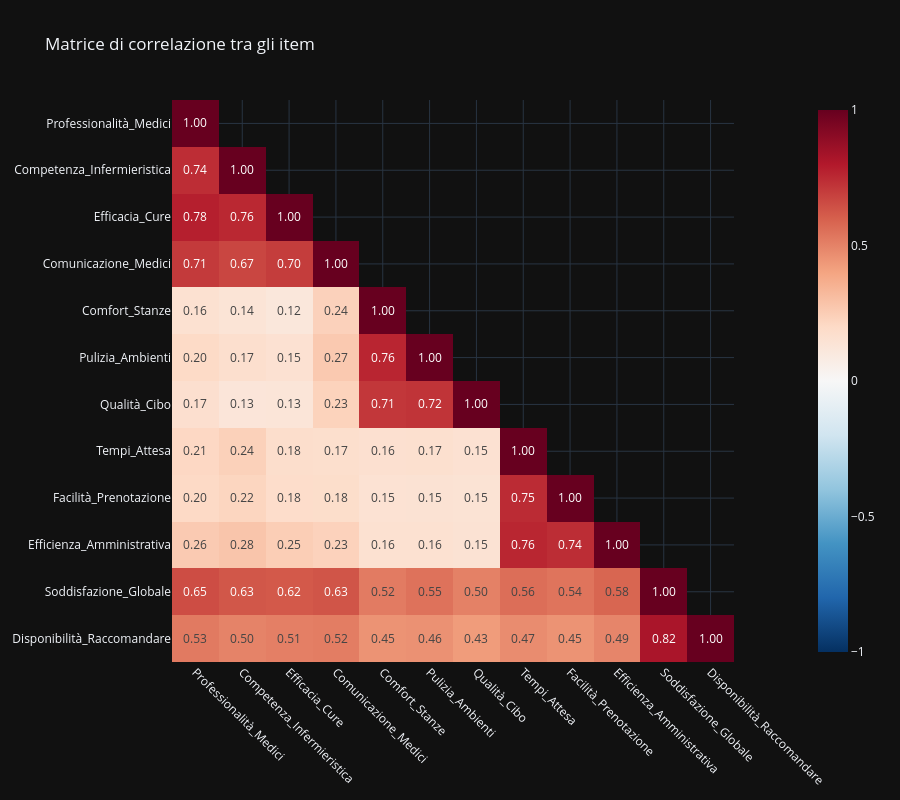

Write notebook code for a chart like this one.
### Markdown cell above
*Analisi di correlazione*

### Code cell
#item_cols = [col for col in df.columns if col.startswith("item")] #SE AVESSERO UNA SIMILIRITÀ NEL NOME, ALTRIMENTI SI POSSONO ELENCARE MANUALMENTE
item_cols = ['Professionalità_Medici', 'Competenza_Infermieristica',
       'Efficacia_Cure', 'Comunicazione_Medici', 'Comfort_Stanze',
       'Pulizia_Ambienti', 'Qualità_Cibo', 'Tempi_Attesa',
       'Facilità_Prenotazione', 'Efficienza_Amministrativa',
       'Soddisfazione_Globale', 'Disponibilità_Raccomandare']

corr = df[item_cols].corr()
corr_mask = corr.where(np.tril(np.ones(corr.shape, dtype=bool)))  # solo triangolo inferiore

fig = px.imshow(corr_mask, text_auto=".2f", color_continuous_scale="RdBu_r",
                zmin=-1, zmax=1, template="plotly_dark",
                title="Matrice di correlazione tra gli item")
fig.update_layout(width=900, height=800)
fig.update_xaxes(tickangle=45)
fig.show()

### Figure 1 — Plotly figure (JSON) as saved in the notebook; plotly's stock layout.template omitted (floating-point values rounded to 4 significant figures; data arrays with more than 128 entries replaced by an {"elided": "..."} marker saying what was removed)
{"data": [{"coloraxis": "coloraxis", "hovertemplate": "x: %{x}<br>y: %{y}<br>color: %{z}<extra></extra>", "name": "0", "texttemplate": "%{z:.2f}", "type": "heatmap", "x": ["Professionalità_Medici", "Competenza_Infermieristica", "Efficacia_Cure", "Comunicazione_Medici", "Comfort_Stanze", "Pulizia_Ambienti", "Qualità_Cibo", "Tempi_Attesa", "Facilità_Prenotazione", "Efficienza_Amministrativa", "Soddisfazione_Globale", "Disponibilità_Raccomandare"], "xaxis": "x", "y": ["Professionalità_Medici", "Competenza_Infermieristica", "Efficacia_Cure", "Comunicazione_Medici", "Comfort_Stanze", "Pulizia_Ambienti", "Qualità_Cibo", "Tempi_Attesa", "Facilità_Prenotazione", "Efficienza_Amministrativa", "Soddisfazione_Globale", "Disponibilità_Raccomandare"], "yaxis": "y", "z": {"elided": "12x12 float values"}}], "layout": {"coloraxis": {"autocolorscale": false, "cmax": 1, "cmin": -1, "colorscale": [[0, "rgb(5,48,97)"], [0.1, "rgb(33,102,172)"], [0.2, "rgb(67,147,195)"], [0.3, "rgb(146,197,222)"], [0.4, "rgb(209,229,240)"], [0.5, "rgb(247,247,247)"], [0.6, "rgb(253,219,199)"], [0.7, "rgb(244,165,130)"], [0.8, "rgb(214,96,77)"], [0.9, "rgb(178,24,43)"], [1, "rgb(103,0,31)"]]}, "height": 800, "title": {"text": "Matrice di correlazione tra gli item"}, "width": 900, "xaxis": {"anchor": "y", "constrain": "domain", "domain": [0, 1], "scaleanchor": "y", "tickangle": 45}, "yaxis": {"anchor": "x", "autorange": "reversed", "constrain": "domain", "domain": [0, 1]}}}
